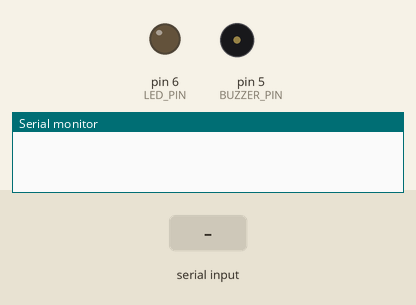
Simulated run of this sketch. Board: Arduino Uno, built with avr-gcc and run on an emulated ATmega328P. Parts: output pins drawn as LEDs (lit = HIGH), buzzer (waves = sounding), the last lines printed to the serial monitor. The inputs (shaded band) are chosen by the test bench.

Above: at 1.2 s.
1.3 s: "b" received over Serial
At 1.6 s:
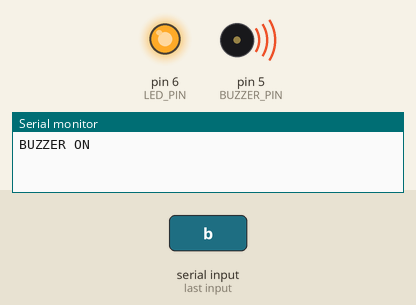
2.8 s: "s" received over Serial
At 3.9 s:
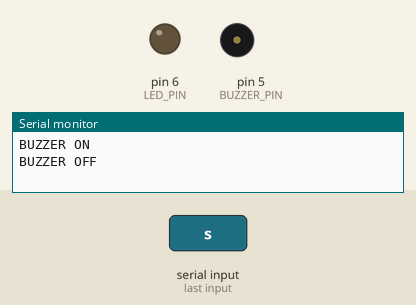
Timing chart, 0 to 5.8 s (numbered marks = the images above; inputs shaded):
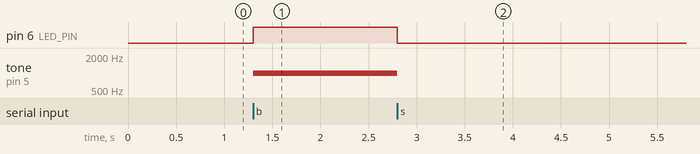

Measured:
- after the input at 1.3 s, pin 6 (LED_PIN): LOW → HIGH at once; tone on pin 5 (BUZZER_PIN): silent → 1000 Hz at once
- after the input at 2.8 s, pin 6 (LED_PIN): HIGH → LOW at once; tone on pin 5 (BUZZER_PIN): 1000 Hz → silent at once

The sketch:

parent.ino
```cpp
/*
   parent_keyboard_control.ino
   Use Serial Monitor keyboard keys to control the buzzer.
   Press 'b' -> buzzer ON
   Press 's' -> buzzer OFF
*/

#define LED_PIN      6
#define BUZZER_PIN   5

void setup() {
  Serial.begin(115200);

  pinMode(LED_PIN, OUTPUT);
  pinMode(BUZZER_PIN, OUTPUT);

  analogWrite(LED_PIN, 0);
  digitalWrite(BUZZER_PIN, LOW);

  //Serial.println("Keyboard control active:");
  //Serial.println("Press 'b' + ENTER  -> BUZZER ON");
  //Serial.println("Press 's' + ENTER  -> BUZZER OFF");
}

void loop() {

  if (Serial.available()) {
    char key = Serial.read();

    if (key == 'b') {
      Serial.println("BUZZER ON");
      tone(BUZZER_PIN, 1000);   // 1 kHz alarm
      analogWrite(LED_PIN, 255);
    }

    if (key == 's') {
      Serial.println("BUZZER OFF");
      noTone(BUZZER_PIN);
      analogWrite(LED_PIN, 0);
    }
  }
}
```
